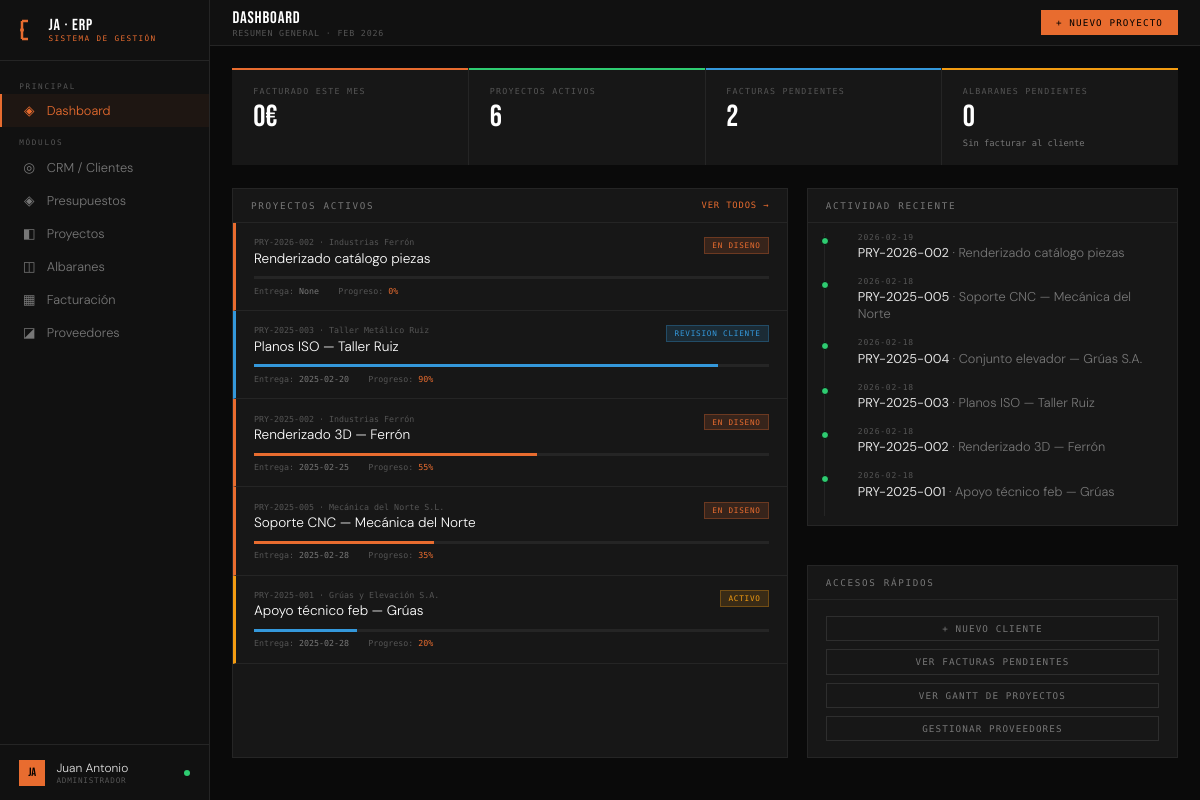
/dashboard, run on the app's committed database.
### tables this page shows
CREATE TABLE proyectos (
        id INTEGER PRIMARY KEY AUTOINCREMENT,
        cliente_id INTEGER, presupuesto_id INTEGER,
        referencia TEXT UNIQUE, nombre TEXT NOT NULL,
        servicio TEXT, estado TEXT DEFAULT 'en_diseno',
        progreso INTEGER DEFAULT 0,
        fecha_inicio TEXT, fecha_entrega TEXT,
        importe REAL DEFAULT 0,
        horas_estimadas REAL DEFAULT 0,
        notas TEXT,
        fecha_creacion TEXT DEFAULT CURRENT_DATE,
        FOREIGN KEY (cliente_id) REFERENCES clientes(id),
        FOREIGN KEY (presupuesto_id) REFERENCES presupuestos(id));

CREATE TABLE clientes (
        id INTEGER PRIMARY KEY AUTOINCREMENT,
        nombre TEXT NOT NULL, empresa TEXT, email TEXT, telefono TEXT,
        sector TEXT, estado TEXT DEFAULT 'lead', notas TEXT,
        fecha_alta TEXT DEFAULT CURRENT_DATE);

### app.py (the view)
@app.route('/dashboard')
def dashboard():
    conn = get_db()
    stats = {
        'clientes_activos': conn.execute("SELECT COUNT(*) FROM clientes WHERE estado='activo'").fetchone()[0],
        'proyectos_activos': conn.execute("SELECT COUNT(*) FROM proyectos WHERE estado NOT IN ('entregado','cancelado')").fetchone()[0],
        'albaranes_pendientes': conn.execute("SELECT COUNT(*) FROM albaranes WHERE estado='no_facturado'").fetchone()[0],
        'facturas_pendientes': conn.execute("SELECT COUNT(*) FROM facturas WHERE estado='pendiente'").fetchone()[0],
        'facturado_mes': conn.execute("SELECT COALESCE(SUM(base),0) FROM facturas WHERE strftime('%Y-%m',fecha_emision)=strftime('%Y-%m','now')").fetchone()[0],
    }
    proyectos = conn.execute('''SELECT p.*, c.nombre as cliente_nombre, c.empresa as cliente_empresa
        FROM proyectos p JOIN clientes c ON c.id=p.cliente_id
        WHERE p.estado NOT IN ('entregado','cancelado') ORDER BY p.fecha_entrega LIMIT 5''').fetchall()
    actividad = conn.execute('''
        SELECT 'factura' as tipo, numero as ref, fecha_emision as fecha, concepto as texto FROM facturas
        UNION ALL
        SELECT 'proyecto', referencia, fecha_creacion, nombre FROM proyectos
        UNION ALL
        SELECT 'albaran', numero, fecha_recepcion, 'Albarán recibido' FROM albaranes
        ORDER BY fecha DESC LIMIT 6''').fetchall()
    conn.close()
    return render_template('dashboard.html', stats=stats, proyectos=proyectos, actividad=actividad)

### app.py (called while the page is built)
def get_db():
    conn = sqlite3.connect(DB)
    conn.row_factory = sqlite3.Row
    return conn

@app.context_processor
def inject_globals():
    return {
        'today': date.today().isoformat(),
        'now': datetime.now().strftime('%b %Y'),
        'request': request,
    }

### templates/dashboard.html (shortened to what this page needs)
{% extends "base.html" %}
{% block topbar %}
<div><div class="topbar-title">DASHBOARD</div><div class="topbar-sub">Resumen general · {{ now }}</div></div>
<div class="topbar-right"><a href="/proyecto/nuevo" class="btn btn-primary">+ Nuevo proyecto</a></div>
{% endblock %}
{% block content %}
<div class="kpi-row">
  <div class="kpi orange"><div class="kpi-label">Facturado este mes</div><div class="kpi-value">{{ "%.0f"|format(stats.facturado_mes) }}€</div></div>
  <div class="kpi green"><div class="kpi-label">Proyectos activos</div><div class="kpi-value">{{ stats.proyectos_activos }}</div></div>
  <div class="kpi blue"><div class="kpi-label">Facturas pendientes</div><div class="kpi-value">{{ stats.facturas_pendientes }}</div></div>
  <div class="kpi yellow"><div class="kpi-label">Albaranes pendientes</div><div class="kpi-value">{{ stats.albaranes_pendientes }}</div><div class="kpi-sub">Sin facturar al cliente</div></div>
</div>
<div class="grid-60-40">
  <div class="panel">
    <div class="panel-header"><span class="panel-title">Proyectos activos</span><a href="/proyectos" class="panel-action">Ver todos →</a></div>
    <div style="padding:0">
      {% for p in proyectos %}
      <a href="/proyecto/{{ p.id }}" style="text-decoration:none;display:block">
        <div style="padding:.9rem 1.1rem;border-bottom:1px solid var(--border);border-left:3px solid {% if p.estado=='en_diseno' %}var(--accent){% elif p.estado=='en_fabricacion' %}var(--green){% elif p.estado=='revision_cliente' %}var(--blue){% else %}var(--yellow){% endif %};transition:background .15s" onmouseover="this.style.background='rgba(255,255,255,.02)'" onmouseout="this.style.background=''">
          <div style="display:flex;justify-content:space-between;align-items:flex-start">
            <div>
              <div style="font-family:var(--mono);font-size:.52rem;color:var(--muted)">{{ p.referencia }} · {{ p.cliente_empresa or p.cliente_nombre }}</div>
              <div style="font-size:.85rem;color:#fff;margin-top:.15rem">{{ p.nombre }}</div>
            </div>
            <span class="badge {% if p.estado=='en_diseno' %}badge-orange{% elif p.estado=='en_fabricacion' %}badge-green{% elif p.estado=='revision_cliente' %}badge-blue{% else %}badge-yellow{% endif %}">
              {{ p.estado|replace('_',' ') }}
            </span>
          </div>
          <div style="background:var(--border);height:3px;margin-top:.6rem"><div style="height:3px;background:{% if p.estado=='en_diseno' %}var(--accent){% elif p.estado=='en_fabricacion' %}var(--green){% else %}var(--blue){% endif %};width:{{ p.progreso }}%"></div></div>
          <div style="display:flex;gap:1.2rem;margin-top:.4rem">
            <span style="font-family:var(--mono);font-size:.52rem;color:var(--muted)">Entrega: <span style="color:var(--muted2)">{{ p.fecha_entrega }}</span></span>
            <span style="font-family:var(--mono);font-size:.52rem;color:var(--muted)">Progreso: <span style="color:var(--accent)">{{ p.progreso }}%</span></span>
          </div>
        </div>
      </a>
      {% endfor %}
    </div>
  </div>
  <div style="display:flex;flex-direction:column;gap:1.2rem">
    <div class="panel">
      <div class="panel-header"><span class="panel-title">Actividad reciente</span></div>
      <div class="panel-body" style="padding:.6rem 1rem">
        <div class="timeline">
          {% for a in actividad %}
          <div class="tl-item">
            <div class="tl-dot {% if a.tipo=='factura' %}orange{% else %}green{% endif %}"></div>
            <div class="tl-date">{{ a.fecha }}</div>
            <div class="tl-text"><strong>{{ a.ref }}</strong> · {{ a.texto[:50] }}{% if a.texto|length > 50 %}...{% endif %}</div>
          </div>
          {% endfor %}
        </div>
      </div>
    </div>
    <div class="panel">
      <div class="panel-header"><span class="panel-title">Accesos rápidos</span></div>
      <div class="panel-body" style="display:flex;flex-direction:column;gap:.5rem">
        <a href="/cliente/nuevo" class="btn" style="text-align:center">+ Nuevo cliente</a>
        <a href="/facturacion" class="btn" style="text-align:center">Ver facturas pendientes</a>
        <a href="/proyectos" class="btn" style="text-align:center">Ver Gantt de proyectos</a>
        <a href="/proveedores" class="btn" style="text-align:center">Gestionar proveedores</a>
      </div>
    </div>
  </div>
</div>
{% endblock %}

### templates/base.html (style rules this page uses)
:root { --bg:#0a0a0a;--surface:#111;--panel:#171717;--card:#1e1e1e; --border:#252525;--border2:#2e2e2e; --accent:#e86c2f;--accent2:#f0a500; --green:#2ecc71;--red:#e74c3c;--blue:#3498db;--yellow:#f39c12; --text:#e0e0e0;--muted:#555;--muted2:#777; --mono:'Share Tech Mono',monospace;--display:'Bebas Neue',sans-serif;--body:'DM Sans',sans-serif; }
*,*::before,*::after { box-sizing:border-box;margin:0;padding:0; }
html,body { height:100%;overflow:hidden; }
body { background:var(--bg);color:var(--text);font-family:var(--body);font-weight:300;display:flex; }
.topbar-title { font-family:var(--display);font-size:1.05rem;letter-spacing:.05em;color:#fff; }
.topbar-sub { font-family:var(--mono);font-size:.52rem;color:var(--muted);letter-spacing:.1em;text-transform:uppercase; }
.topbar-right { margin-left:auto;display:flex;align-items:center;gap:.6rem; }
.btn { font-family:var(--mono);font-size:.58rem;letter-spacing:.12em;text-transform:uppercase;padding:.38rem .85rem;border:1px solid var(--border2);background:transparent;color:var(--muted2);cursor:pointer;transition:all .15s;text-decoration:none;display:inline-block; }
.btn-primary { background:var(--accent);border-color:var(--accent);color:#000; }
.kpi-row { display:grid;grid-template-columns:repeat(4,1fr);gap:1px;background:var(--border);margin-bottom:1.4rem; }
.kpi { background:var(--panel);padding:1.1rem 1.3rem;position:relative;overflow:hidden; }
.kpi::before { content:'';position:absolute;top:0;left:0;right:0;height:2px; }
.kpi.orange::before { background:var(--accent); }
.kpi.green::before { background:var(--green); }
.kpi.blue::before { background:var(--blue); }
.kpi.yellow::before { background:var(--yellow); }
.kpi-label { font-family:var(--mono);font-size:.52rem;letter-spacing:.15em;color:var(--muted);text-transform:uppercase;margin-bottom:.4rem; }
.kpi-value { font-family:var(--display);font-size:1.9rem;color:#fff;line-height:1; }
.kpi-sub { font-family:var(--mono);font-size:.55rem;color:var(--muted2);margin-top:.3rem; }
.panel { background:var(--panel);border:1px solid var(--border);margin-bottom:1.2rem; }
.panel-header { padding:.7rem 1.1rem;border-bottom:1px solid var(--border);display:flex;align-items:center;justify-content:space-between;gap:1rem; }
.panel-title { font-family:var(--mono);font-size:.58rem;letter-spacing:.18em;text-transform:uppercase;color:var(--muted2); }
.panel-action { font-family:var(--mono);font-size:.55rem;letter-spacing:.1em;color:var(--accent);cursor:pointer;text-transform:uppercase;background:none;border:none;text-decoration:none; }
.panel-body { padding:1rem 1.1rem; }
.badge { font-family:var(--mono);font-size:.48rem;letter-spacing:.1em;text-transform:uppercase;padding:.18rem .48rem;display:inline-block; }
.badge-orange { background:rgba(232,108,47,.15);color:var(--accent);border:1px solid rgba(232,108,47,.3); }
.badge-yellow { background:rgba(243,156,18,.15);color:var(--yellow);border:1px solid rgba(243,156,18,.3); }
.badge-blue { background:rgba(52,152,219,.15);color:var(--blue);border:1px solid rgba(52,152,219,.3); }
.timeline { position:relative;padding-left:1.1rem; }
.timeline::before { content:'';position:absolute;left:0;top:0;bottom:0;width:1px;background:var(--border); }
.tl-item { position:relative;padding:0 0 1rem 1rem; }
.tl-dot { position:absolute;left:-1.28rem;top:.25rem;width:8px;height:8px;border-radius:50%;border:1px solid var(--bg); }
.tl-dot.green { background:var(--green); }
.tl-date { font-family:var(--mono);font-size:.5rem;color:var(--muted);letter-spacing:.1em;margin-bottom:.15rem; }
.tl-text { font-size:.8rem;color:var(--muted2); }
.tl-text strong { color:var(--text);font-weight:400; }
.grid-60-40 { display:grid;grid-template-columns:1.5fr 1fr;gap:1.2rem; }

### data on the page
proyectos: referencia "PRY-2026-002", empresa "Industrias Ferrón", nombre "Renderizado catálogo piezas", estado "EN DISENO", fecha_entrega "None", progreso "0", fecha "2026-02-19", ref "PRY-2026-002"
proyectos: referencia "PRY-2025-003", empresa "Taller Metálico Ruiz", nombre "Planos ISO — Taller Ruiz", estado "REVISION CLIENTE", fecha_entrega "2025-02-20", progreso "90", fecha "2026-02-18", ref "PRY-2025-003"
proyectos: referencia "PRY-2025-002", empresa "Industrias Ferrón", nombre "Renderizado 3D — Ferrón", estado "EN DISENO", fecha_entrega "2025-02-25", progreso "55", fecha "2026-02-18", ref "PRY-2025-002"
proyectos: referencia "PRY-2025-005", empresa "Mecánica del Norte S.L.", nombre "Soporte CNC — Mecánica del Norte", estado "EN DISENO", fecha_entrega "2025-02-28", progreso "35", fecha "2026-02-18", ref "PRY-2025-005"
proyectos: referencia "PRY-2025-001", empresa "Grúas y Elevación S.A.", nombre "Apoyo técnico feb — Grúas", estado "ACTIVO", fecha_entrega "2025-02-28", progreso "20", fecha "2026-02-18", ref "PRY-2025-001"

### other printed values
{{ "%.0f"|format(stats.facturado_mes) }} "0"
{{ stats.proyectos_activos }} "6"
{{ stats.facturas_pendientes }} "2"
{{ stats.albaranes_pendientes }} "0"
{{ a.fecha }} "2026-02-18"
{{ a.ref }} "PRY-2025-004"
{{ a.texto[:50] }} "Conjunto elevador — Grúas S.A."
